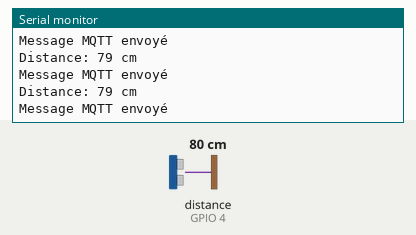
The sketch below on a simulated ESP32-C6. Parts: the last lines printed to the serial monitor. Wiring (inferred from the names in the program): ultrasonic range finder: trigger GPIO 5; echo GPIO 4. Inputs (shaded band) come from the test bench; at power-on: distance to the obstacle (sensor on GPIO 4) 80 cm. The echo pulse lasts 58.3 µs per cm; WiFi joins after 1.5 s; servers stay silent unless stated; no MQTT or app messages arrive unless stated.

Above: at 2.7 s.
2.8 s: distance to the obstacle (sensor on GPIO 4) set to 2 cm
At 3.5 s:
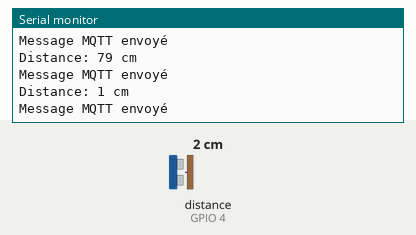
4.3 s: distance to the obstacle (sensor on GPIO 4) set to 4 cm
At 5.0 s:
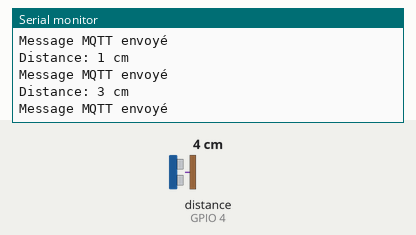
Timing chart, 0 to 7.3 s (numbered marks = the images above; inputs shaded):
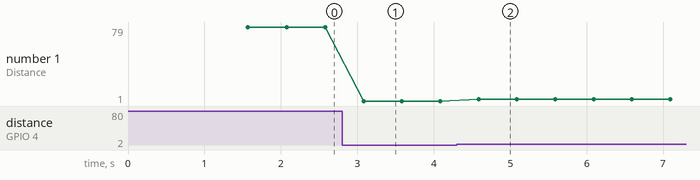

The sketch:

detector.ino
```cpp
#include <WiFi.h>
#include <PubSubClient.h>

// Pins HC-SR04
const int trigPin = 5;
const int echoPin = 4;

// Variables distance
long duration;
int distance;

// WiFi
const char* ssid = "iPhone de clem";
const char* password = "motdepasse";

// MQTT
const char* mqtt_server = "172.20.10.11";
const int mqtt_port = 1883;
const char* mqtt_topic = "stt/start";

WiFiClient espClient;
PubSubClient client(espClient);

// Connexion WiFi
void setup_wifi() {
  delay(10);
  Serial.print("Connexion WiFi");
  WiFi.begin(ssid, password);

  while (WiFi.status() != WL_CONNECTED) {
    delay(500);
    Serial.print(".");
  }

  Serial.println("\nWiFi connecté");
}

// Reconnexion MQTT
void reconnect_mqtt() {
  while (!client.connected()) {
    Serial.print("Connexion MQTT...");
    if (client.connect("ESP32C6_HCSR04")) {
      Serial.println("OK");
    } else {
      Serial.print("Échec, rc=");
      Serial.print(client.state());
      delay(2000);
    }
  }
}

void setup() {
  pinMode(trigPin, OUTPUT);
  pinMode(echoPin, INPUT);

  Serial.begin(115200);

  setup_wifi();
  client.setServer(mqtt_server, mqtt_port);
}

void loop() {
  if (!client.connected()) {
    reconnect_mqtt();
  }
  client.loop();

  // Mesure distance
  digitalWrite(trigPin, LOW);
  delayMicroseconds(2);

  digitalWrite(trigPin, HIGH);
  delayMicroseconds(10);
  digitalWrite(trigPin, LOW);

  duration = pulseIn(echoPin, HIGH, 30000); // timeout 30 ms

  if (duration > 0) {
    distance = duration * 0.034 / 2;

    Serial.print("Distance: ");
    Serial.print(distance);
    Serial.println(" cm");

    // Envoi MQTT si distance < 100 cm
    if (distance < 100) {
      char msg[50];
      sprintf(msg, "Distance inferieure a 100 cm : %d cm", distance);

      client.publish(mqtt_topic, msg);
      Serial.println("Message MQTT envoyé");
    }
  } else {
    Serial.println("Aucune mesure");
  }

  delay(500);
}
```

Measured:
- after the input at 2.8 s, the serial monitor: prints a new line after 0.28 s (image 1)
- after the input at 4.3 s, the serial monitor: prints a new line after 0.29 s (image 2)
- plotted number 1: 79 → 1 after the input at 2.8 s, 1 → 3 after the input at 4.3 s
